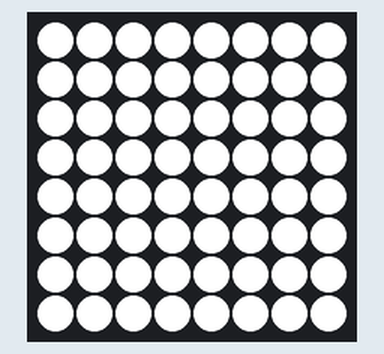
Bench run of a program on a simulated MicroPython board. On the bench: 8×8 RGB LED matrix (first LED top left, wired row by row, every second row reversed). What the program prints to the serial console is not drawn.

Above: at 15.3 s.

The program:

main.py
```python
import machine
import neopixel
import time

# Matrix configuration
WIDTH = 8
HEIGHT = 8
NUM_LEDS = WIDTH * HEIGHT
DATA_PIN = 3

np = neopixel.NeoPixel(machine.Pin(DATA_PIN), NUM_LEDS)

# Zigzag layout
def xy_to_index(x, y):
    if y % 2 == 0:
        return y * WIDTH + x
    else:
        return y * WIDTH + (WIDTH - 1 - x)

# Fill matrix with one color
def fill_matrix(r, g, b):
    for y in range(HEIGHT):
        for x in range(WIDTH):
            idx = xy_to_index(x, y)
            np[idx] = (r, g, b)
    np.write()

# Clear all LEDs
def clear():
    fill_matrix(0, 0, 0)

# Morse code dictionary
MORSE_CODE = {
    'A': '.-',    'B': '-...',  'C': '-.-.', 'D': '-..',   'E': '.',
    'F': '..-.',  'G': '--.',   'H': '....', 'I': '..',    'J': '.---',
    'K': '-.-',   'L': '.-..',  'M': '--',   'N': '-.',    'O': '---',
    'P': '.--.',  'Q': '--.-',  'R': '.-.',  'S': '...',   'T': '-',
    'U': '..-',   'V': '...-',  'W': '.--',  'X': '-..-',  'Y': '-.--',
    'Z': '--..',
    '1': '.----', '2': '..---', '3': '...--','4': '....-', '5': '.....',
    '6': '-....', '7': '--...', '8': '---..','9': '----.', '0': '-----',
    ' ': ' '
}

# Morse timing (in seconds)
DOT = 0.2
DASH = DOT * 3
SYMBOL_PAUSE = DOT
LETTER_PAUSE = DOT * 3
WORD_PAUSE = DOT * 7

# Flash a dot or dash
def flash(duration):
    fill_matrix(255, 255, 255)
    time.sleep(duration)
    clear()
    time.sleep(SYMBOL_PAUSE)

# Convert string to Morse code and flash it
def flash_morse(text):
    text = text.upper()
    for char in text:
        if char not in MORSE_CODE:
            continue
        code = MORSE_CODE[char]
        if code == ' ':
            time.sleep(WORD_PAUSE)
        else:
            for symbol in code:
                if symbol == '.':
                    flash(DOT)
                elif symbol == '-':
                    flash(DASH)
            time.sleep(LETTER_PAUSE)

# Change this to any string you want
MESSAGE = "SOS HELP"

# Main loop
while True:
    print("Flashing Morse for:", MESSAGE)
    flash_morse(MESSAGE)
    time.sleep(2)  # Pause before repeating
```

Measured:
- what the display in image 0 shows lasts 0.6 s, from 15.2 s to 15.8 s
